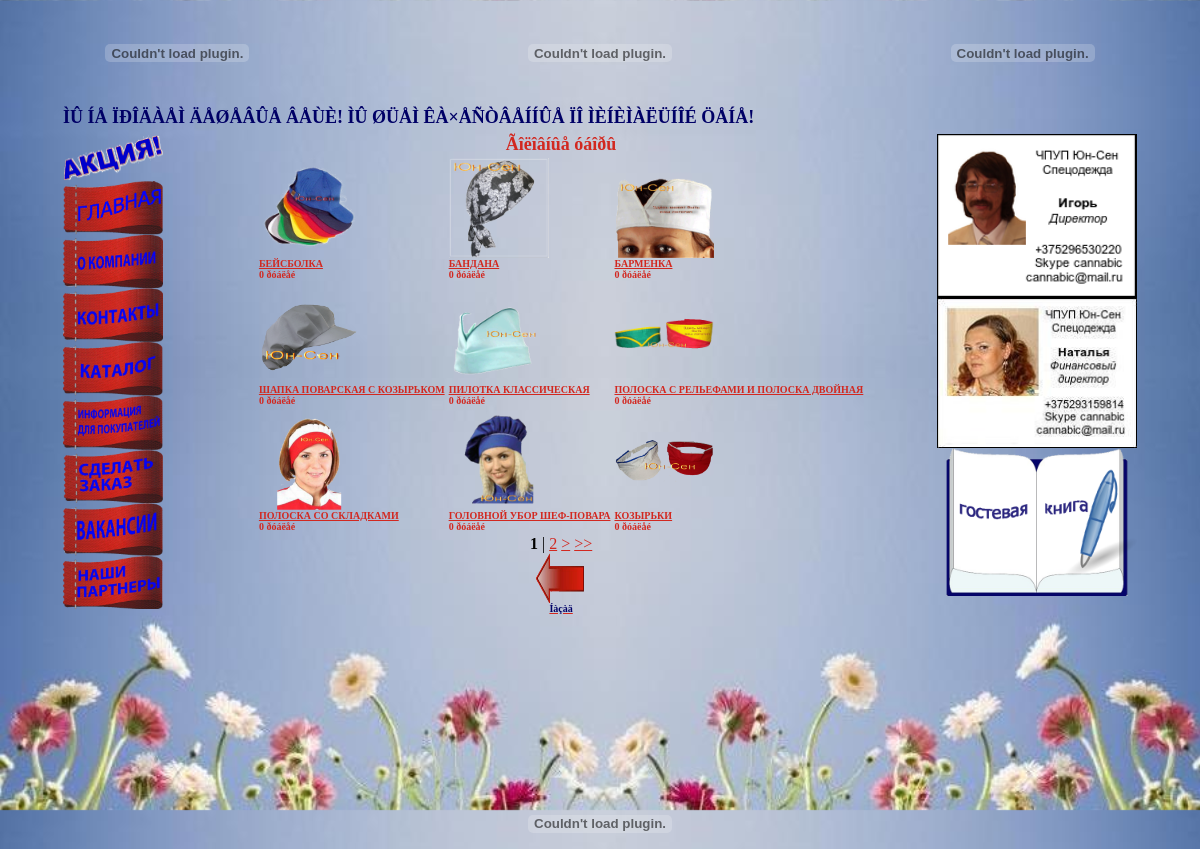
Screenshot of /117.php with the database file from the repository.
### tables this page shows
CREATE TABLE IF NOT EXISTS `catalog` (
  `category` text NOT NULL,
  `model` int(11) NOT NULL,
  `image` text NOT NULL,
  `name` text NOT NULL,
  `price` text NOT NULL,
  `description` text NOT NULL
);

### dollar.php (called while the page is built)
<?php
$dollar = 8000;
?>

### 117.php (the view, shortened to what this page needs)
<!DOCTYPE HTML PUBLIC "-//W3C//DTD HTML 4.01 Frameset//EN" "http://www.w3.org/TR/html4/frameset.dtd"><html>
 <head>
  <link rel="stylesheet" type="text/css" href="gallerystyle.css" />
<link rel="stylesheet" href="imagesize.css" type="text/css" />
</head>
<body align = center link = "#d22820"
alink = "#000066"
vlink = "#000066">
<div id="bg"></div>
<div id="content"><div align = center>
<table width = 90%>
<tr>
<td align = center>
<embed src="images/logo.swf" width = '150px' height = '100px' quality="high"  TYPE="application/x-shockwave-flash" wmode="transparent" loop="true" autoplay="true" pluginspage="http://www.macromedia.com/go/getflashplayer"></embed>
</td>
<td align = center>
<embed src="images/text.swf" width = '400px' height = '100px' quality="high"  TYPE="application/x-shockwave-flash" wmode="transparent" loop="true" autoplay="true" pluginspage="http://www.macromedia.com/go/getflashplayer"></embed>
</td>
<td align = center>
<embed src="images/phones.swf" width = '150px' height = '100px' quality="high"  TYPE="application/x-shockwave-flash" wmode="transparent" loop="true" autoplay="true" pluginspage="http://www.macromedia.com/go/getflashplayer"></embed>
</td>
</tr>
<tr>
<td colspan = 3><marquee>
<font size = 4px color="#000066" face="Verdana"><B>ÌÛ ÍÅ ÏÐÎÄÀÅÌ ÄÅØÅÂÛÅ ÂÅÙÈ! ÌÛ ØÜÅÌ ÊÀ×ÅÑÒÂÅÍÍÛÅ ÏÎ ÌÈÍÈÌÀËÜÍÎÉ ÖÅÍÅ!</B></font>
</marquee></td></tr>
</table>
</div>
<div align = center>
<table border="0"  width="90%" >
<tr>
<td valign = top rowspan = 2>
<a href = empty.php><img src = "images/act.gif" width = 100px></img><br>
<a href = index.php><img src = "images/index.gif" width = 100px></img></a><br>
<a href = company.php><img src = "images/company.gif" width = 100px></img></a><br>
<a href = contacts.php><img src = "images/contacts.gif" width = 100px></img></a><br>
<a href = catalog.php><img src = "images/catalog.gif" width = 100px></img></a><br>
<a href = info.php><img src = "images/info.gif" width = 100px></img></a><br>
<a href = vhod.php><img src = "images/zakaz.gif" width = 100px></img></a><br>
<a href = work.php><img src = "images/work.gif" width = 100px></img></a><br>
<a href = friends.php><img src = "images/friends.gif" width = 100px></img></a><br>
</td>
<td valign = top rowspan = 2 align="center">
<div align=center><font size = 4px color="#d22820" face="Verdana"><B>Ãîëîâíûå óáîðû</B></font></div>
<?php
$num = 9;
$page = $_GET['page'];
$result = mysql_query("SELECT COUNT(*) FROM catalog WHERE category = '17'");
$posts = mysql_result($result, 0);
$total = intval(($posts - 1) / $num) + 1;
$page = intval($page);
if(empty($page) or $page < 0) $page = 1;
$start = $page * $num - $num;
$result = mysql_query("SELECT * FROM catalog WHERE category = '17' ORDER BY model ASC LIMIT $start, $num");
while ( $postrow[] = mysql_fetch_array($result))
include ('dollar.php');
echo "<table>";
for($i = 0; $i < $num; $i+=3)
{
echo "<tr><td><a href =p117".$postrow[$i]['model'].".php target = _blank>".$postrow[$i]['image']."
<br><font size = 1px color=#d22820 face=Verdana><B>".$postrow[$i]['name']."</B></font></a>
<br>
<font size = 1px color=#d22820 face=Verdana><B>".$postrow[$i]['price']*$dollar." ðóáëåé</B></font>
</td>";
echo "<td><a href =p117".$postrow[$i+1]['model'].".php target = _blank>".$postrow[$i+1]['image']."
<br><font size = 1px color=#d22820 face=Verdana><B>".$postrow[$i+1]['name']."</B></font></a>
<br>
<font size = 1px color=#d22820 face=Verdana><B>".$postrow[$i+1]['price']*$dollar." ðóáëåé</B></font>
</td>";
echo "<td><a href =p117".$postrow[$i+2]['model'].".php target = _blank>".$postrow[$i+2]['image']."
<br><font size = 1px color=#d22820 face=Verdana><B>".$postrow[$i+2]['name']."</B></font></a>
<br>
<font size = 1px color=#d22820 face=Verdana><B>".$postrow[$i+2]['price']*$dollar." ðóáëåé</B></font>
</td>";
}
echo "</tr></table>";
if ($page != $total) $nextpage = ' <a href= ./17.php?page='. ($page + 1) .'>></a>
<a href= ./17.php?page=' .$total. '>>></a>';
if($page + 1 <= $total) $page1right = ' | <a href= ./17.php?page='. ($page + 1) .'>'. ($page + 1) .'</a>';
echo $pervpage.$page2left.$page1left.'<b>'.$page.'</b>'.$page1right.$page2right.$nextpage;
?>
<div align = center><a href="catalog.php" title="íàçàä"><img src="images/back.gif" border=0 width=50px height=50px><br><font size = 1px color="#000066" face="Verdana"><B>Íàçàä</B></a></div>
</td>
<td valign = top align = right WIDTH = 200PX>
<img src = images/igor.png WIDTH = 200PX>
<br><img src = images/natalia.JPG WIDTH = 200PX><br>
<a href = book.php><img src = "images/book.gif" width = 200px></img></a><br>
<div align="center">
<iframe src="http://diano4ka96.narod.ru/tag.html"
width="200" height="200"
align="left" scrolling=no
frameborder="0">
    Âàø áðàóçåð íå ïîääåðæèâàåò ïëàâàþùèå ôðåéìû!
 </iframe>
</div>
</tr>
</table>
</div>
<embed src="images/end.swf" width = '90%' height = '50px' quality="high"  TYPE="application/x-shockwave-flash" wmode="transparent" loop="true" autoplay="true" pluginspage="http://www.macromedia.com/go/getflashplayer"></embed>
</div>
</body>
</html>

### 117.php (style rules this page uses)
html { overflow-x: hidden; }
#bg { position:fixed; top:0; bottom:0; left:0; right:0; background-image:url(images/bg.jpg); background-size: contain; z-index:9998; }
#bg { position:fixed; top:0; bottom:0; left:0; right:0; background-image:url(images/bg.jpg);echo "<td><a href =p7".$postrow[$i+1]['model'].".php target = _blank>".$postrow[$i+1]['image']." <br><font size = 1px color=#d22820 face=Verdana><B>".$postrow[$i+1]['name']."</B></font></a></td>"; }
#content { position:absolute; top:0; bottom:0; left:0; right:0; z-index:9999 }

### rows the page displays
catalog: image (picture), name "БЕЙСБОЛКА", $postrow[$i]['price']*$dollar "0"
catalog: image (picture), name "БАНДАНА", $postrow[$i+1]['price']*$dollar "0"
catalog: image (picture), name "БАРМЕНКА", $postrow[$i+2]['price']*$dollar "0"
catalog: image (picture), name "ШАПКА ПОВАРСКАЯ С КОЗЫРЬКОМ", $postrow[$i]['price']*$dollar "0"
catalog: image (picture), name "ПИЛОТКА КЛАССИЧЕСКАЯ", $postrow[$i+1]['price']*$dollar "0"
catalog: image (picture), name "ПОЛОСКА С РЕЛЬЕФАМИ И ПОЛОСКА ДВОЙНАЯ", $postrow[$i+2]['price']*$dollar "0"
catalog: image (picture), name "ПОЛОСКА СО СКЛАДКАМИ", $postrow[$i]['price']*$dollar "0"
catalog: image (picture), name "ГОЛОВНОЙ УБОР ШЕФ-ПОВАРА", $postrow[$i+1]['price']*$dollar "0"
catalog: image (picture), name "КОЗЫРЬКИ", $postrow[$i+2]['price']*$dollar "0"

### other values shown
$page "1"
$page + 1 "2"
